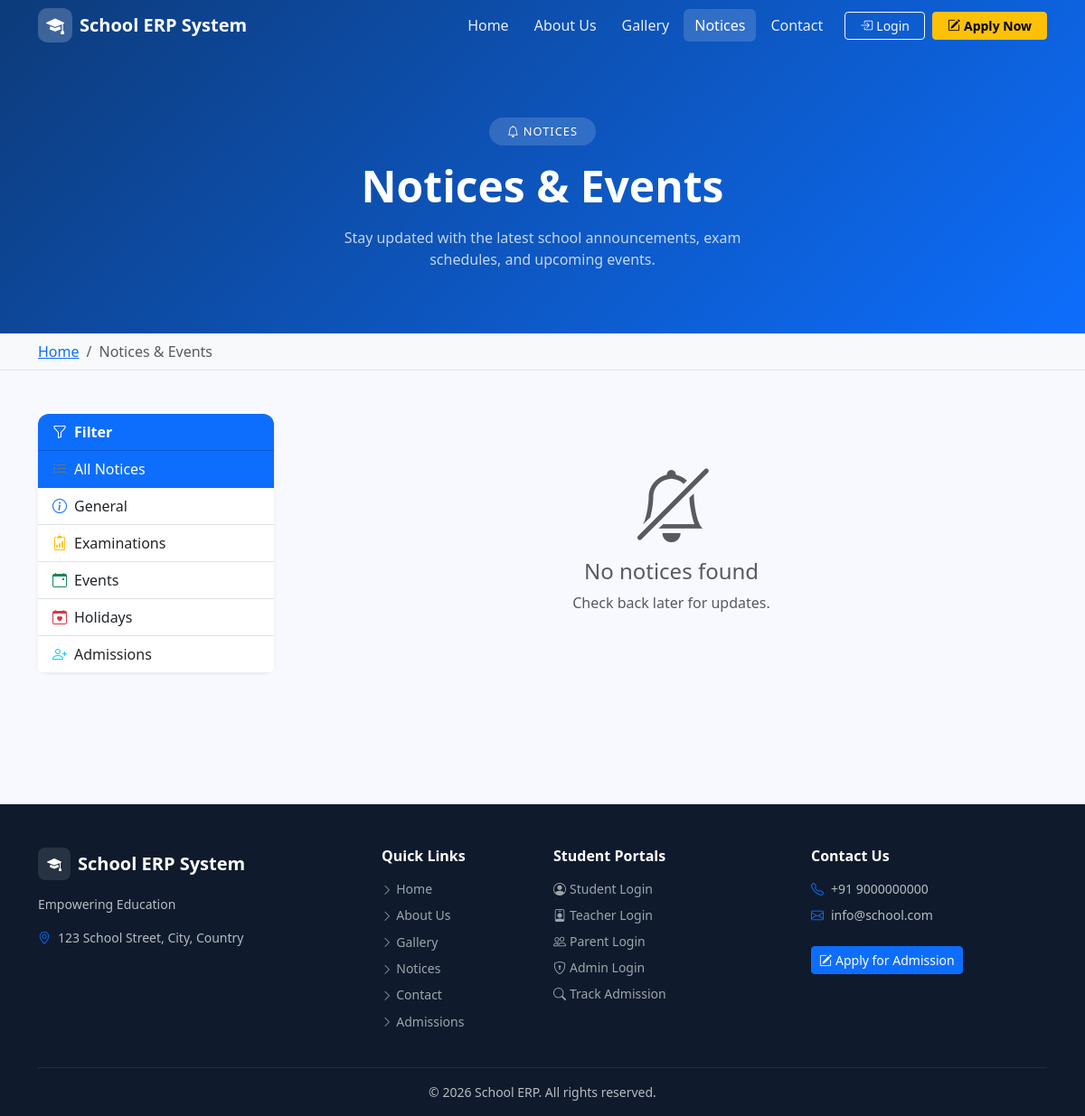
/public/notices-page.php, run on an earlier commit of the app's database.
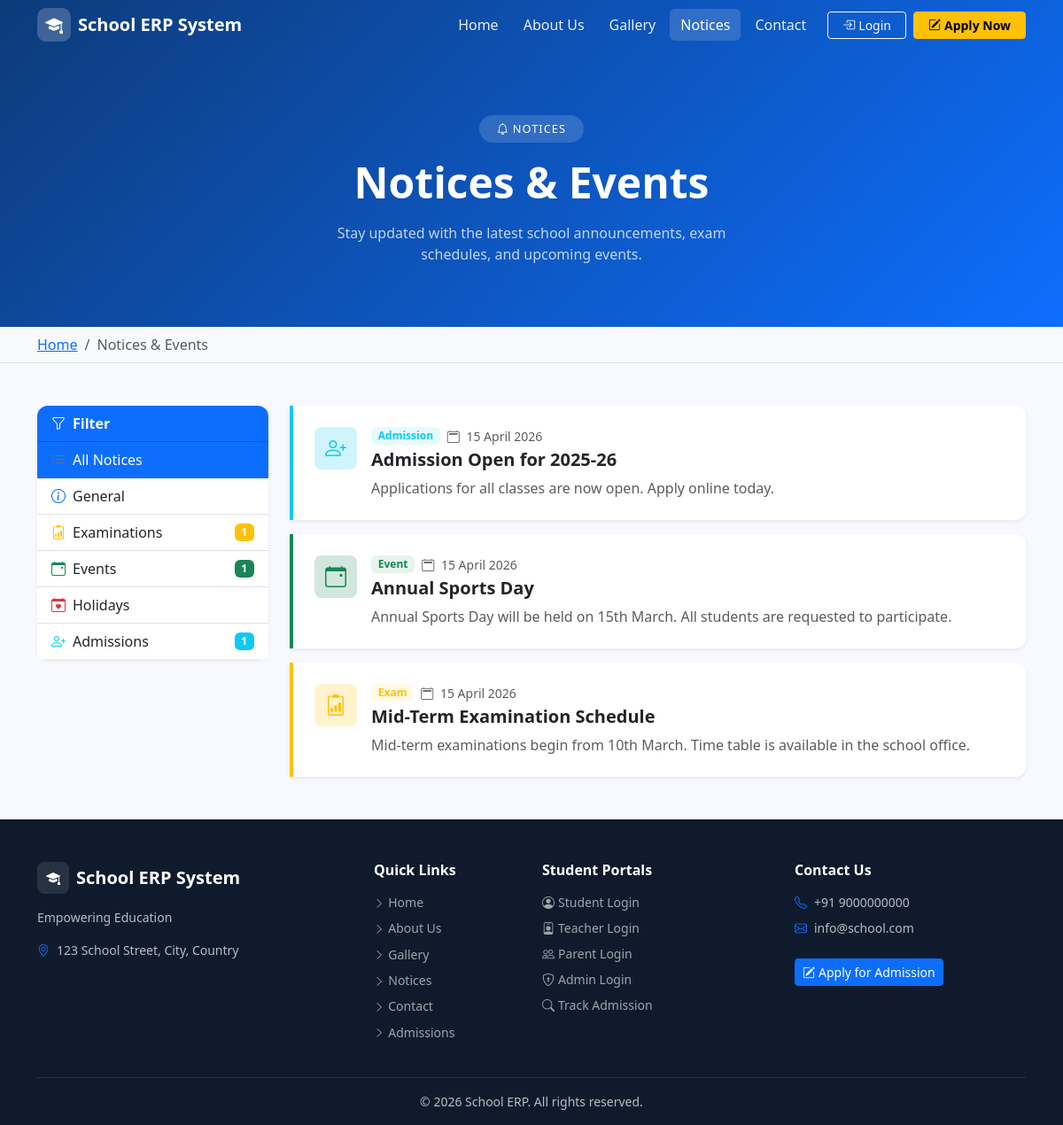
And on a later commit of the database.
### tables this page shows
CREATE TABLE IF NOT EXISTS `notices` (
  `id`          INT UNSIGNED AUTO_INCREMENT PRIMARY KEY,
  `title`       VARCHAR(255)  NOT NULL,
  `body`        TEXT          DEFAULT NULL,
  `category`    ENUM('general','exam','event','holiday','admission') DEFAULT 'general',
  `is_active`   TINYINT(1)    DEFAULT 1,
  `created_at`  TIMESTAMP     DEFAULT CURRENT_TIMESTAMP
);

### config/config.php (called while the page is built, shortened)
<?php
require_once CONFIG_PATH . 'database.php';
require_once INCLUDES_PATH . 'functions.php';
function get_setting(string $key, string $default = ''): string
{
    global $pdo;
    static $cache = [];
    if (!isset($cache[$key])) {
        try {
            $stmt = $pdo->prepare("SELECT setting_value FROM settings WHERE setting_key = ? LIMIT 1");
            $stmt->execute([$key]);
            $row = $stmt->fetch();
            $cache[$key] = $row ? (string)$row['setting_value'] : $default;
        } catch (Exception $e) {
            return $default;
        }
    }
    return $cache[$key];
}

### includes/functions.php (called while the page is built, shortened)
<?php
function sanitize(string $data): string
{
    return htmlspecialchars(trim($data), ENT_QUOTES | ENT_HTML5, 'UTF-8');
}

### public/notices-page.php (the view, shortened to what this page needs)
<?php
require_once dirname(__DIR__).'/config/config.php';
$active_nav = 'notices';
$cat_filter = sanitize($_GET['cat'] ?? 'all');
$where  = 'WHERE is_active=1';
$params = [];
$stmt = $pdo->prepare("SELECT * FROM notices $where ORDER BY created_at DESC");
$stmt->execute($params);
$notices = $stmt->fetchAll();
$cat_colors = ['general'=>'primary','exam'=>'warning','event'=>'success','holiday'=>'danger','admission'=>'info'];
include INCLUDES_PATH.'public_header.php';
?>
<div class="page-hero text-center text-white">
  <div class="container">
    <div style="display:inline-block;background:rgba(255,255,255,.15);border-radius:50px;padding:6px 20px;font-size:.8rem;letter-spacing:.08em;text-transform:uppercase;margin-bottom:16px;">
      <i class="bi bi-bell me-1"></i>Notices
    </div>
    <h1 class="fw-bold mb-3" style="font-size:clamp(2rem,4vw,3rem);">Notices &amp; Events</h1>
    <p class="mb-0 opacity-75" style="max-width:520px;margin:0 auto;">Stay updated with the latest school announcements, exam schedules, and upcoming events.</p>
  </div>
</div>
<div class="bg-light border-bottom py-2">
  <div class="container">
    <nav aria-label="breadcrumb">
      <ol class="breadcrumb mb-0 small">
        <li class="breadcrumb-item"><a href="<?= SITE_URL ?>/">Home</a></li>
        <li class="breadcrumb-item active">Notices &amp; Events</li>
      </ol>
    </nav>
  </div>
</div>
<section class="py-5" style="background:#f8f9ff;min-height:60vh;">
  <div class="container">
    <div class="row g-4">
      <div class="col-lg-3">
        <div class="card border-0 shadow-sm sticky-top" style="top:80px;">
          <div class="card-header bg-primary text-white fw-semibold">
            <i class="bi bi-funnel me-2"></i>Filter
          </div>
          <div class="list-group list-group-flush">
            <?php foreach (['all'=>['All Notices','bi-list-ul','secondary'],
              'general'   =>['General',    'bi-info-circle','primary'],
              'exam'      =>['Examinations','bi-clipboard2-data','warning'],
              'event'     =>['Events',      'bi-calendar-event','success'],
              'holiday'   =>['Holidays',    'bi-calendar-heart','danger'],
              'admission' =>['Admissions',  'bi-person-plus','info'],
            ] as $val => [$lbl,$icon,$col]):
              $active = $cat_filter===$val?'active':'';
            ?>
            <a href="?cat=<?= $val ?>"
               class="list-group-item list-group-item-action <?= $active ?> d-flex align-items-center gap-2">
              <i class="bi <?= $icon ?> text-<?= $col ?>"></i>
              <?= $lbl ?>
              <?php if ($val !== 'all'):
                $cnt = $pdo->prepare("SELECT COUNT(*) FROM notices WHERE is_active=1 AND category=?");
                $cnt->execute([$val]);
                $n = (int)$cnt->fetchColumn();
                if ($n): ?>
                <span class="badge bg-<?= $col ?> ms-auto"><?= $n ?></span>
                <?php endif; endif; ?>
            </a>
            <?php endforeach; ?>
          </div>
        </div>
      </div>
      <div class="col-lg-9">
        <?php if (empty($notices)): ?>
        <div class="text-center py-5">
          <i class="bi bi-bell-slash display-1 text-muted d-block mb-3"></i>
          <h4 class="text-muted">No notices found</h4>
          <p class="text-muted">Check back later for updates.</p>
        </div>
        <?php else: ?>
        <div class="row g-3">
          <?php foreach ($notices as $n):
            $col = $cat_colors[$n['category']] ?? 'primary';
          ?>
          <div class="col-12">
            <div class="card border-0 shadow-sm"
                 style="border-left:4px solid var(--bs-<?= $col ?>) !important;border-radius:0 12px 12px 0;">
              <div class="card-body p-4">
                <div class="d-flex align-items-start gap-3">
                  <div class="flex-shrink-0 rounded-3 d-flex align-items-center justify-content-center"
                       style="width:48px;height:48px;background:var(--bs-<?= $col ?>-bg-subtle);">
                    <?php $icons=['general'=>'bi-info-circle','exam'=>'bi-clipboard2-data','event'=>'bi-calendar-event','holiday'=>'bi-calendar-heart','admission'=>'bi-person-plus'];?>
                    <i class="bi <?= $icons[$n['category']] ?? 'bi-bell' ?> text-<?= $col ?> fs-4"></i>
                  </div>
                  <div class="flex-grow-1">
                    <div class="d-flex align-items-center gap-2 mb-1 flex-wrap">
                      <span class="badge bg-<?= $col ?> bg-opacity-10 text-<?= $col ?> text-capitalize">
                        <?= htmlspecialchars($n['category'],ENT_QUOTES) ?>
                      </span>
                      <span class="text-muted small">
                        <i class="bi bi-calendar2 me-1"></i>
                        <?= date('d F Y', strtotime($n['created_at'])) ?>
                      </span>
                    </div>
                    <h5 class="fw-bold mb-2"><?= htmlspecialchars($n['title'],ENT_QUOTES) ?></h5>
                    <?php if (!empty($n['body'])): ?>
                    <p class="text-muted mb-0"><?= nl2br(htmlspecialchars($n['body'],ENT_QUOTES)) ?></p>
                    <?php endif; ?>
                  </div>
                </div>
              </div>
            </div>
          </div>
          <?php endforeach; ?>
        </div>
        <?php endif; ?>
      </div>
    </div>
  </div>
</section>
<?php include INCLUDES_PATH.'public_footer.php'; ?>

### includes/public_header.php (shortened to what this page needs)
<?php
$site_name  = get_setting('site_name', 'School ERP');
$site_logo  = get_setting('site_logo', '');
$primary    = get_setting('lp_primary_color', '#0d6efd');
$active_nav = $active_nav ?? '';
?>
<!DOCTYPE html>
<html lang="en">
<head>
  <link rel="stylesheet" href="https://cdn.jsdelivr.net/npm/bootstrap@5.3.3/dist/css/bootstrap.min.css">
  <link rel="stylesheet" href="https://cdn.jsdelivr.net/npm/bootstrap-icons@1.11.3/font/bootstrap-icons.min.css">
  <link rel="stylesheet" href="<?= ASSETS_URL ?>/css/style.css">
</head>
<body style="padding-top:0">
<nav id="pubNav" class="navbar navbar-expand-lg fixed-top" style="background:transparent;">
  <div class="container">
    <a class="navbar-brand d-flex align-items-center gap-2" href="<?= SITE_URL ?>/">
      <?php if ($site_logo): ?>
        <img src="<?= UPLOADS_URL.'/'.htmlspecialchars($site_logo,ENT_QUOTES) ?>" height="38" alt="Logo" class="rounded">
      <?php else: ?>
        <div style="width:38px;height:38px;background:rgba(255,255,255,.2);border-radius:10px;display:flex;align-items:center;justify-content:center;">
          <i class="bi bi-mortarboard-fill text-white fs-5"></i>
        </div>
      <?php endif; ?>
      <span class="fw-bold text-white navbar-brand-text"><?= htmlspecialchars($site_name,ENT_QUOTES) ?></span>
    </a>
    <div class="collapse navbar-collapse" id="pubNavMenu">
      <ul class="navbar-nav ms-auto align-items-lg-center gap-lg-1 py-2 py-lg-0">
        <?php $navLinks = [
          'home'    => ['Home',       SITE_URL.'/'],
          'about'   => ['About Us',   SITE_URL.'/public/about.php'],
          'gallery' => ['Gallery',    SITE_URL.'/public/gallery-page.php'],
          'notices' => ['Notices',    SITE_URL.'/public/notices-page.php'],
          'contact' => ['Contact',    SITE_URL.'/public/contact.php'],
        ];
        foreach ($navLinks as $key => [$label, $url]): ?>
        <li class="nav-item">
          <a class="nav-link pub-nav-link <?= $active_nav===$key?'active':'' ?>" href="<?= $url ?>">
            <?= $label ?>
          </a>
        </li>
        <?php endforeach; ?>
        <li class="nav-item ms-lg-2">
          <a class="btn btn-outline-light btn-sm px-3" href="<?= SITE_URL ?>/auth/login.php">
            <i class="bi bi-box-arrow-in-right me-1"></i>Login
          </a>
        </li>
        <li class="nav-item ms-lg-1">
          <a class="btn btn-warning btn-sm px-3 fw-semibold" href="<?= SITE_URL ?>/public/admission.php">
            <i class="bi bi-pencil-square me-1"></i>Apply Now
          </a>
        </li>
      </ul>
    </div>
  </div>
</nav>

### includes/public_footer.php (shortened to what this page needs)
<?php
$site_name   = get_setting('site_name',   'School ERP');
$footer_text = get_setting('footer_text', '© '.date('Y').' School ERP. All rights reserved.');
$phone       = get_setting('contact_phone',   '+91 9000000000');
$email       = get_setting('contact_email',   'info@school.com');
$address     = get_setting('contact_address', '123 School Street, City');
$site_logo   = get_setting('site_logo', '');
?>
<footer style="background:#0f1b2d;color:rgba(255,255,255,.7);" class="pt-5 pb-3 mt-0">
  <div class="container">
    <div class="row g-4 mb-4">
      <div class="col-lg-4">
        <div class="d-flex align-items-center gap-2 mb-3">
          <?php if ($site_logo): ?>
            <img src="<?= UPLOADS_URL.'/'.htmlspecialchars($site_logo,ENT_QUOTES) ?>" height="36" class="rounded">
          <?php else: ?>
            <div style="width:36px;height:36px;background:rgba(255,255,255,.1);border-radius:8px;display:flex;align-items:center;justify-content:center;">
              <i class="bi bi-mortarboard-fill text-white"></i>
            </div>
          <?php endif; ?>
          <span class="text-white fw-bold fs-5"><?= htmlspecialchars($site_name,ENT_QUOTES) ?></span>
        </div>
        <p class="small mb-3"><?= htmlspecialchars(get_setting('site_tagline','Empowering Education'),ENT_QUOTES) ?></p>
        <p class="small mb-3"><i class="bi bi-geo-alt me-2 text-primary"></i><?= htmlspecialchars($address,ENT_QUOTES) ?></p>
      </div>
      <div class="col-lg-2 col-6">
        <h6 class="text-white fw-semibold mb-3">Quick Links</h6>
        <ul class="list-unstyled small">
          <?php foreach ([
            ['Home',        SITE_URL.'/'],
            ['About Us',    SITE_URL.'/public/about.php'],
            ['Gallery',     SITE_URL.'/public/gallery-page.php'],
            ['Notices',     SITE_URL.'/public/notices-page.php'],
            ['Contact',     SITE_URL.'/public/contact.php'],
            ['Admissions',  SITE_URL.'/public/admission.php'],
          ] as [$lbl,$url]): ?>
          <li class="mb-2">
            <a href="<?= $url ?>" style="color:rgba(255,255,255,.6);text-decoration:none;"
               onmouseover="this.style.color='#7ec8ff'" onmouseout="this.style.color='rgba(255,255,255,.6)'">
              <i class="bi bi-chevron-right small me-1"></i><?= $lbl ?>
            </a>
          </li>
          <?php endforeach; ?>
        </ul>
      </div>
      <div class="col-lg-3 col-6">
        <h6 class="text-white fw-semibold mb-3">Student Portals</h6>
        <ul class="list-unstyled small">
          <?php foreach ([
            ['Student Login',    'person-circle'],
            ['Teacher Login',    'person-badge'],
            ['Parent Login',     'people'],
            ['Admin Login',      'shield-lock'],
            ['Track Admission',  'search'],
          ] as [$lbl,$icon]): ?>
          <li class="mb-2">
            <a href="<?= $lbl==='Track Admission' ? SITE_URL.'/public/admission-status.php' : SITE_URL.'/auth/login.php' ?>"
               style="color:rgba(255,255,255,.6);text-decoration:none;"
               onmouseover="this.style.color='#7ec8ff'" onmouseout="this.style.color='rgba(255,255,255,.6)'">
              <i class="bi bi-<?= $icon ?> me-1"></i><?= $lbl ?>
            </a>
          </li>
          <?php endforeach; ?>
        </ul>
      </div>
      <div class="col-lg-3">
        <h6 class="text-white fw-semibold mb-3">Contact Us</h6>
        <ul class="list-unstyled small">
          <li class="mb-2"><i class="bi bi-telephone text-primary me-2"></i><?= htmlspecialchars($phone,ENT_QUOTES) ?></li>
          <li class="mb-2"><i class="bi bi-envelope text-primary me-2"></i><?= htmlspecialchars($email,ENT_QUOTES) ?></li>
        </ul>
        <a href="<?= SITE_URL ?>/public/admission.php"
           class="btn btn-primary btn-sm mt-2">
          <i class="bi bi-pencil-square me-1"></i>Apply for Admission
        </a>
      </div>
    </div>
    <div style="border-top:1px solid rgba(255,255,255,.08);" class="pt-3 text-center">
      <p class="small mb-0"><?= htmlspecialchars($footer_text,ENT_QUOTES) ?></p>
    </div>
  </div>
</footer>
</body>
</html>

### assets/css/style.css (style rules this page uses)
:root { --sidebar-width: 240px; --navbar-height: 56px; --sidebar-bg: #1e2a3a; --sidebar-text: rgba(255,255,255,.75); --sidebar-active-bg: rgba(13,110,253,.2); --sidebar-active-text:#4da3ff; --sidebar-hover-bg: rgba(255,255,255,.06); --transition: 0.25s ease; }
body { font-family: 'Segoe UI', system-ui, -apple-system, sans-serif; background-color: #f0f2f5; color: #212529; }
.navbar.fixed-top { height: var(--navbar-height); z-index: 1030; }
.card { border-radius: 12px; }
.card-header { border-radius: 12px 12px 0 0 !important; }
.card, .alert { animation: fadeInUp .25s ease both; }

What changed in the data, as far as the page shows it:
added notices: category "Admission", created_at "15 April 2026", title "Admission Open for 2025-26", body "Applications for all classes are now open. Apply online today."
added notices: category "Event", created_at "15 April 2026", title "Annual Sports Day", body "Annual Sports Day will be held on 15th March. All students are requested to participate."
added notices: category "Exam", created_at "15 April 2026", title "Mid-Term Examination Schedule", body "Mid-term examinations begin from 10th March. Time table is available in the school office."
Also different on the page:
new list line: "Examinations 1"
new list line: "Events 1"
new list line: "Admissions 1"
list line gone: "Examinations"
list line gone: "Events"
list line gone: "Admissions"
text no longer shown: "No notices found Check back later for updates."
